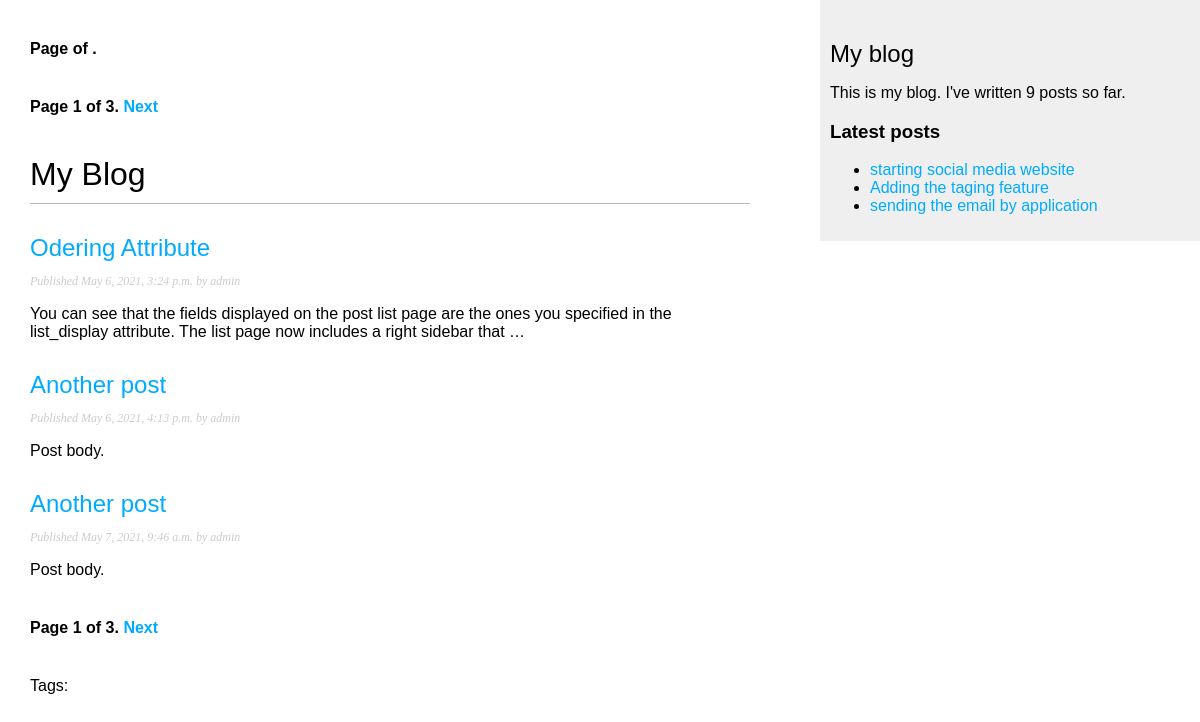
Screenshot of /blog/ with the database file from the repository.
### blog/models.py (models this page shows)
class Post(models.Model):
	STATUS_CHOICES = (
	('draft', 'Draft'),
	('published', 'Published'),
	)
	title = models.CharField(max_length=250)
	slug = models.SlugField(max_length=250,
	unique_for_date='publish')
	author = models.ForeignKey(User,
	on_delete=models.CASCADE,
	related_name='blog_posts')
	body = models.TextField()
	publish = models.DateTimeField(default=timezone.now)
	created = models.DateTimeField(auto_now_add=True)
	updated = models.DateTimeField(auto_now=True)
	status = models.CharField(max_length=10,
	choices=STATUS_CHOICES,
	default='draft')
	objects = models.Manager() # The default manager.
	published = PublishedManager() # Our custom manager.
	def get_absolute_url(self):
		return reverse('blog:post_detail',
		args=[self.publish.year,
		self.publish.month,
		self.publish.day,
		self.slug])
	tags = TaggableManager()

### blog/views.py (the view)
# urls.py: path('', views.post_list, name='post_list'),
def post_list(request,tag_slug=None):
	object_list = Post.published.all()
	tag = None
	if tag_slug:
		tag = get_object_or_404(Tag, slug=tag_slug)
		object_list = object_list.filter(tags__in=[tag])
	paginator = Paginator(object_list, 3) # 3 posts in each page
	page = request.GET.get('page')
	try:
		posts = paginator.page(page)
	except PageNotAnInteger:
		posts = paginator.page(1)
	except EmptyPage:
		posts = paginator.page(paginator.num_pages)
	return render(request,
	'blog/post/list.html',
	{'page': page,
	'posts': posts,
	'tag': tag})

### blog/models.py (called while the page is built)
	def get_queryset(self):
		return super(PublishedManager,
		self).get_queryset()\
		.filter(status='published')

### blog/templatetags/blog_tags.py (called while the page is built)
@register.simple_tag
def total_posts():
	return Post.published.count()

@register.inclusion_tag('blog/post/latest_posts.html')
def show_latest_posts(count=5):
	latest_posts = Post.published.order_by('-publish')[:count]
	return {'latest_posts': latest_posts}

### blog/templates/blog/post/list.html (shortened to what this page needs)
{% extends "blog/base.html" %}
{% block content %}
{% include "pagination.html" with page=page_obj %}
{% include "pagination.html" with page=posts %}
<h1>My Blog</h1>
{% for post in posts %}
<h2>
<a href="{{ post.get_absolute_url }}">
{{ post.title }}
</a>
</h2>
<p class="date">
Published {{ post.publish }} by {{ post.author }}
</p>
{{ post.body|truncatewords:30|linebreaks }}
{% endfor %}
{% include "pagination.html" with page=posts %}
<p class="tags">
Tags:
</p>
{% endblock %}

### blog/templates/blog/base.html (shortened to what this page needs)
{% load blog_tags %}
{% load static %}
<!DOCTYPE html>
<html>
<head>
<link href="{% static "css/blog.css" %}" rel="stylesheet">
</head><body>
<div id="content">
{% block content %}
{% endblock %}
</div>
<div id="sidebar">
<h2>My blog</h2>
<p>This is my blog. I've written {% total_posts %} posts so far.</p>
<h3>Latest posts</h3>
{% show_latest_posts 3 %}
</div>
</body>
</html>

### blog/templates/pagination.html (shortened to what this page needs)
<div class="pagination">
<span class="step-links">
<span class="current">
Page {{ page.number }} of {{ page.paginator.num_pages }}.
</span>
{% if page.has_next %}
<a href="?page={{ page.next_page_number }}">Next</a>
{% endif %}
</span>
</div>

### blog/templates/blog/post/latest_posts.html
<ul>
{% for post in latest_posts %}
<li>
<a href="{{ post.get_absolute_url }}">{{ post.title }}</a>
</li>
{% endfor %}
</ul>

### blog/static/css/blog.css (style rules this page uses)
body { margin:0; padding:0; font-family:helvetica, sans-serif; }
a { color:#00abff; text-decoration:none; }
h1 { font-weight:normal; border-bottom:1px solid #bbb; padding:0 0 10px 0; }
h2 { font-weight:normal; margin:30px 0 0; }
#content { float:left; width:60%; padding:0 0 0 30px; }
#sidebar { float:right; width:30%; padding:10px; background:#efefef; height:100%; }
p.date { color:#ccc; font-family: georgia, serif; font-size: 12px; font-style: italic; }
.pagination { margin:40px 0; font-weight:bold; }

### rows the page displays
Post: title "Odering Attribute", publish "May 6, 2021, 3:24 p.m.", author "admin", body "You can see that the fields displayed on the post list page are the ones you specified in the list_display attribute. The list page now includes a right sidebar that …"
Post: title "Another post", publish "May 6, 2021, 4:13 p.m.", author "admin", body "Post body."
Post: title "Another post", publish "May 7, 2021, 9:46 a.m.", author "admin", body "Post body."
Post: title "starting social media website"
Post: title "Adding the taging feature"
Post: title "sending the email by application"

### other values shown
{{ page.number }} "1 1"
{{ page.paginator.num_pages }} "3 3"
